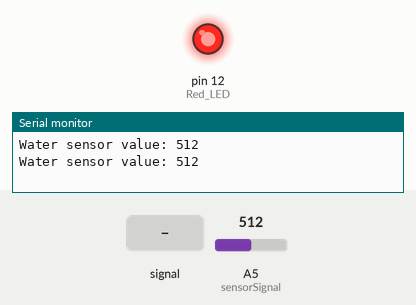
A sketch run on a simulated Arduino Uno, built with avr-gcc and run on an emulated ATmega328P. Parts: output pins drawn as LEDs (lit = HIGH), the last lines printed to the serial monitor. The test bench sets the inputs (shaded band); at power-on: A5 (sensorSignal) = 512. Pins used as bus, display or sensor lines are not drawn.

Above: at 1.3 s.
1.4 s: A5 (sensorSignal) fed a 200 Hz sine of ±460 counts around its level
At 4.0 s:
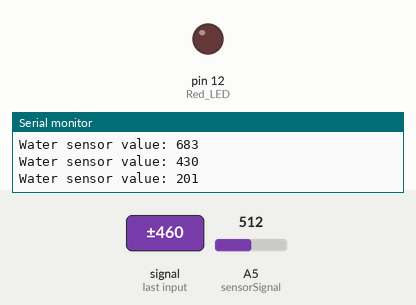
4.4 s: A5 (sensorSignal) set to 181
6.0 s: A5 (sensorSignal) set to 152
At 7.2 s:
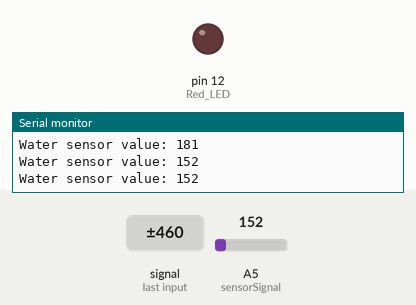
7.5 s: A5 (sensorSignal) set to 176
At 8.4 s:
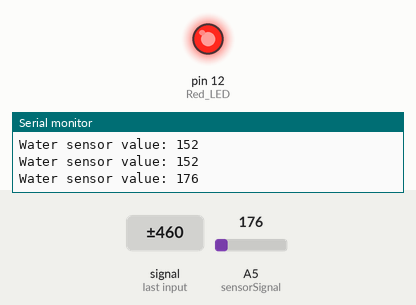
Timing chart, 0 to 10.0 s (numbered marks = the images above; inputs shaded):
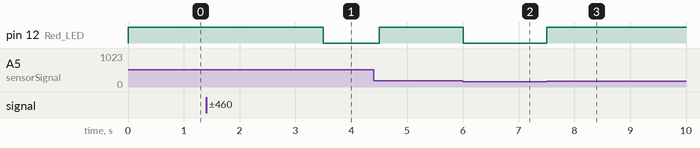

The sketch:

Arduino_5_Ex1.ino
```cpp
int sensorPower = 5;  // Assigns digital pin 5 to sensorPower
int sensorSignal = A5; // Assigns analog pin A5 to sensorSignal
int Red_LED = 12; // Assigns pin 12 to Red_LED
int sensorValMinimum = 166; // Set minimum sensor value for sensor powering
int delayTime = 500;  // Delay time is set to 500
int sensorValue;  // Setting a open variable to store read values from the water sensor

void setup() { // This code will run once on startup
   Serial.begin(9600);// Starting Serial Terminal
   pinMode(sensorPower, OUTPUT); // Telling the board pin 5 is an output
   digitalWrite(sensorPower, LOW); // Turns the sensor off
   pinMode(Red_LED, OUTPUT); // Telling board pin 5 is a output
}

void loop() { // This code will repeat forever
   digitalWrite(sensorPower, HIGH); // Turns water sensor on
   sensorValue = analogRead(sensorSignal); // Reads value from the analog pin

   if (sensorValMinimum <= sensorValue){ // Tells the arduino what to do if read value is larger than minimum value set
    digitalWrite(Red_LED, HIGH);} // Turns on the led
   else(digitalWrite(Red_LED, LOW)); // Turns off the led

   delay(delayTime);  // Waits time equal to dalayTime in miliseconds
   Serial.print("Water sensor value: "); // Prints what is in the " "
   Serial.print(sensorValue); // Prints the sensorValue detected
   Serial.println(); // Prints to new line

}
```

Measured:
- after the input at 1.4 s, pin 12 (Red_LED): HIGH → LOW after 2.1 s
- after the input at 6.0 s, pin 12 (Red_LED): HIGH → LOW at once
- after the input at 7.5 s, pin 12 (Red_LED): LOW → HIGH at once
